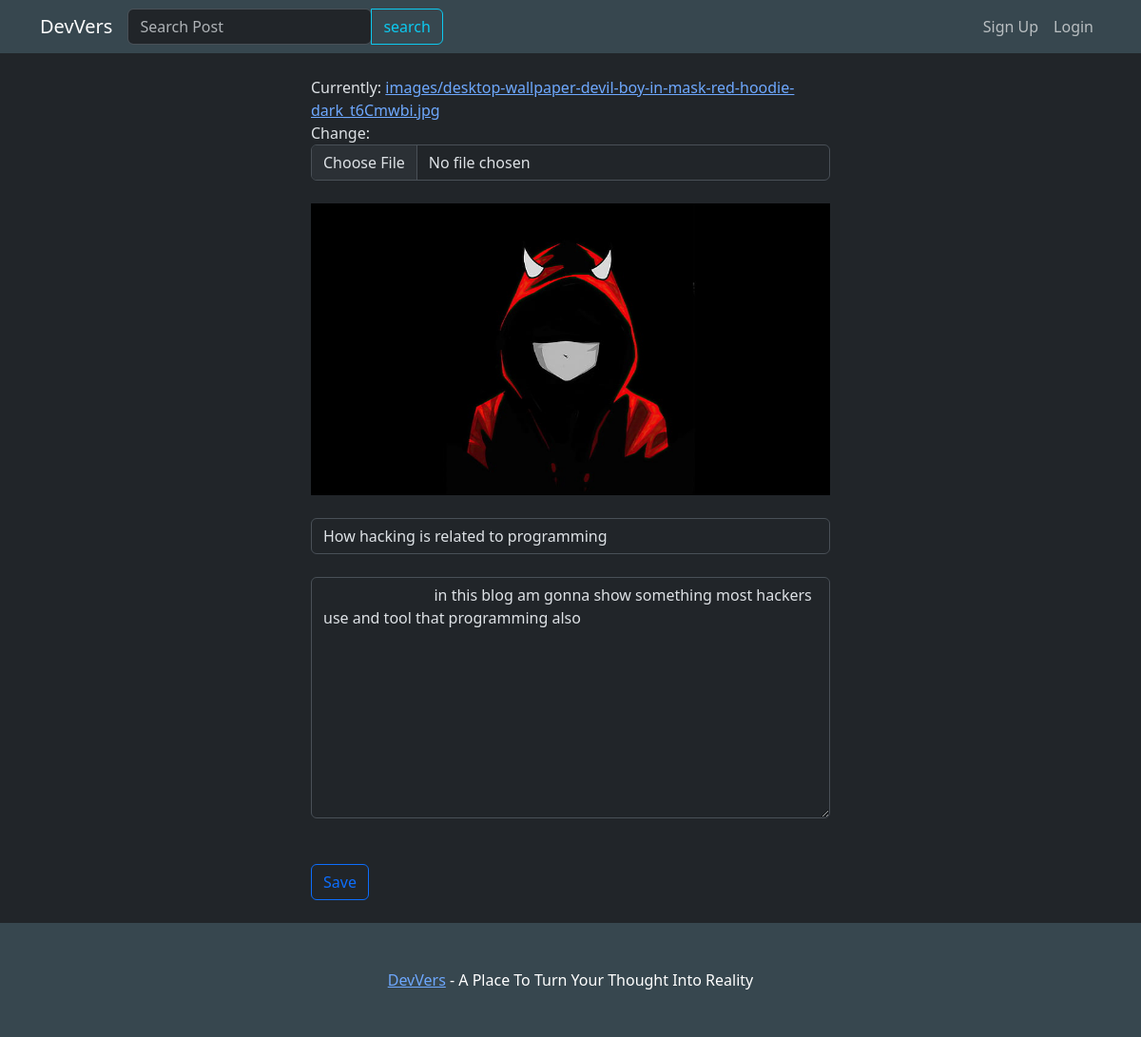
Page /edit/33 on the committed database.
### Blog/models.py (models this page shows, shortened)
class Post(models.Model):
    post_img = models.ImageField(upload_to='images/', blank = True)
    title = models.CharField(max_length=100)
    authour = models.CharField(max_length=50 )
    content = models.TextField(max_length=10000)
    hashtag = models.CharField(max_length=10000, blank=True)
    created = models.DateTimeField(auto_now_add=True)

### Blog/views.py (the view)
# urls.py: path('edit/<int:edit_id>', views.edit, name="blog-edit"),
def edit(request, edit_id):
    editpost = Post.objects.get(id = edit_id)
    if request.method == 'POST':
        form = ImageForm( request.POST, request.FILES, instance=editpost)
        if form.is_valid():
            form.save()
        editpost.title = request.POST['title']
        editpost.content = request.POST['content']
        editpost.save()
        return redirect ('/home/')
    else:
        data = ImageForm(instance=editpost)
        return render(request, 'Blog/edit.html',{'edit': editpost, 'data':data})

### Blog/forms.py
class ImageForm(forms.ModelForm):
    post_img = forms.ImageField(
        label='Add Cover Image',
        widget=forms.ClearableFileInput(
            attrs={'class':'form-control','name':'image','type':'file','id':'formFile'}))
    class Meta:
        model = Post
        fields  = ['post_img']

### Blog/templates/Blog/edit.html (shortened to what this page needs)
{% extends 'Blog/layout.html' %}
{% block body %}
    <br>
    <div class="container">
        <div class="col-lg-6 offset-lg-3">
            {% if edit %}
                <form action="{% url 'blog-edit' edit.id%}" method="POST" enctype="multipart/form-data">
                        {{data.post_img}}
                        <br>
                        {% if  edit.post_img %}
                            <img src="{{edit.post_img.url}}" alt="current image" class="img-responsive" style="width: 100%; float: center; margin-right: 10px;" >
                        {% endif %}
                    <br>
                    <br>
                    <div class="form-group">
                        <input type="text" name="title" id="title"  class="form-control" value="{{edit.title}}">
                    </div>
                    <br>
                    <div class="form-group">
                        <textarea name="content" id="content" class="form-control" rows="10" placeholder="Write your post here...">
                            {{edit.content}}
                        </textarea>
                    </div>
                    <br>
                    <br>
                    <button  type ="submit"  class="btn btn-outline-primary">
                        Save
                    </button>
                    <br>
                    <br>
                </form>
            {% else %}
                <h1>This if statement is not working try debugging it</h1>
            {% endif %}
        </div>
    </div>
{% endblock %}

### rows in the picture
Post: post_img (picture), title "How hacking is related to programming", content "in this blog am gonna show something most hackers use and tool that programming also"
